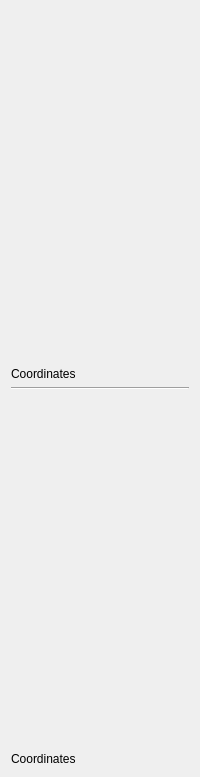
          <widget class="QWidget" name="graphTab">
           <attribute name="title">
            <string>Graphs</string>
           </attribute>
           <layout class="QVBoxLayout" name="verticalLayout_3">
            <item>
             <widget class="PlotWidget" name="avgGraph" native="true">
              <property name="minimumSize">
               <size>
                <width>0</width>
                <height>350</height>
               </size>
              </property>
             </widget>
            </item>
            <item>
             <widget class="QLabel" name="liveAvgCoordinates">
              <property name="text">
               <string>Coordinates</string>
              </property>
             </widget>
            </item>
            <item>
             <widget class="Line" name="line">
              <property name="orientation">
               <enum>Qt::Horizontal</enum>
              </property>
             </widget>
            </item>
            <item>
             <widget class="PlotWidget" name="simulationAvgGraph" native="true">
              <property name="minimumSize">
               <size>
                <width>0</width>
                <height>350</height>
               </size>
              </property>
             </widget>
            </item>
            <item>
             <widget class="QLabel" name="simulationAvgCoordinates">
              <property name="text">
               <string>Coordinates</string>
              </property>
             </widget>
            </item>
           </layout>
          </widget>
